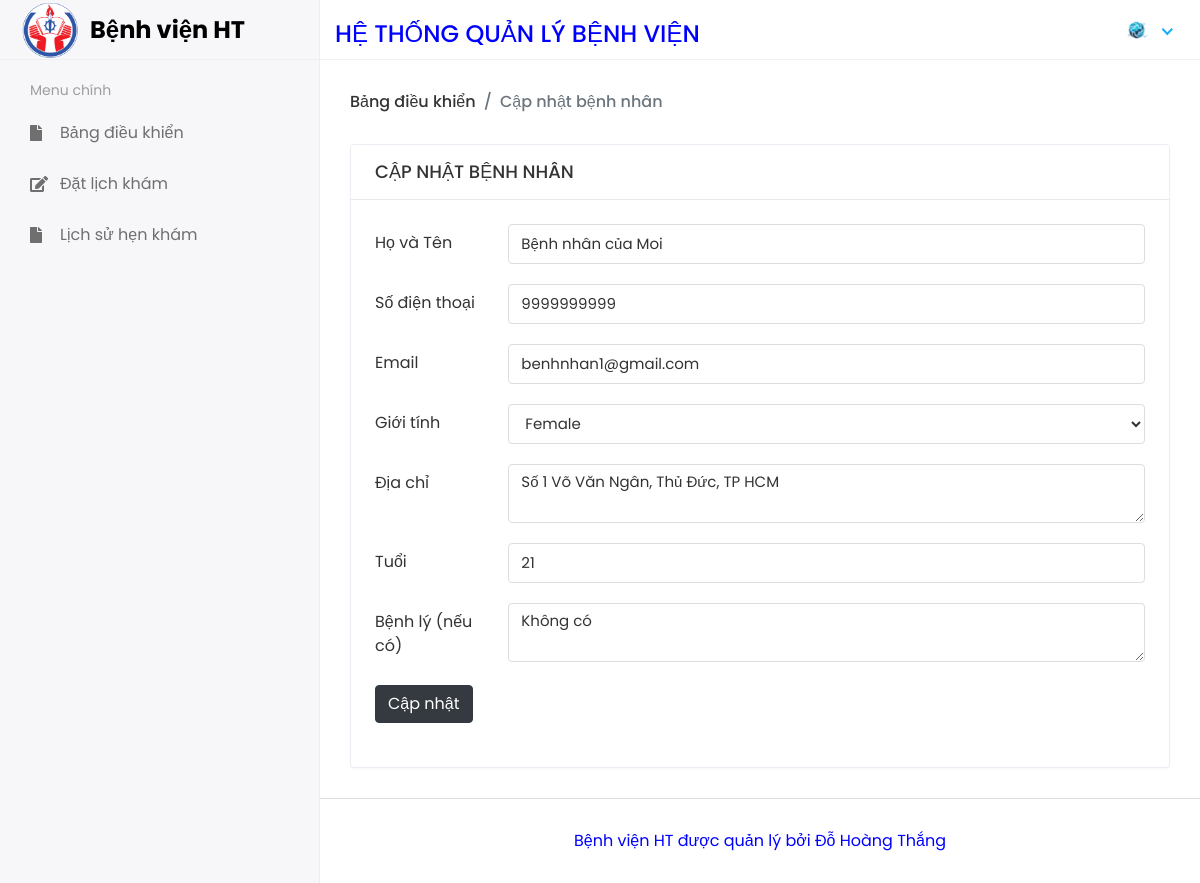
The app's page /Doctor/ViewPatient/1 (signed in) with its own data.
### hospital/models.py (models this page shows)
class CustomUser(AbstractUser):
    USER ={
        (1,'admin'),
        (2,'doc'),
    }
    user_type = models.CharField(choices=USER,max_length=50,default=1)
    profile_pic = models.ImageField(upload_to='media/profile_pic')

class AddPatient(models.Model):
    doctor_id = models.ForeignKey(DoctorReg, on_delete=models.CASCADE)
    name = models.CharField(max_length=250)
    mobilenumber = models.CharField(max_length=11, unique=True)
    email = models.EmailField(max_length=200)
    gender = models.CharField(max_length=100)
    address = models.TextField()
    age = models.IntegerField()
    medicalhistory = models.TextField()
    regdate_at = models.DateTimeField(auto_now_add=True)
    updated_at = models.DateTimeField(auto_now=True)

### hospital_management/docviews.py (the view)
# urls.py: path('Doctor/ViewPatient/<str:id>', docviews.View_Patient, name='viewpatient'),
@login_required(login_url='/')
def View_Patient(request,id):
    patient_data = AddPatient.objects.get(id =id)
    context = {
        "pd":patient_data,
    }
    return render(request,'doc/update_patient.html',context)

### templates/doc/update_patient.html (shortened to what this page needs)
{% extends 'base.html' %} {% block content %}
<div class="content container-fluid">
  {% if user.user_type == '1' %}
  <div class="page-header">
    <div class="row">
      <div class="col">
        <ul class="breadcrumb">
          <li class="breadcrumb-item">
            <a href="{% url 'admin_home' %}">Bảng điều khiển</a>
          </li>
          <li class="breadcrumb-item active">Cập nhật bệnh nhân</li>
        </ul>
      </div>
    </div>
  </div>
  {% else %}
  <div class="page-header">
    <div class="row">
      <div class="col">
        <ul class="breadcrumb">
          <li class="breadcrumb-item">
            <a href="{% url 'doctor_home' %}">Bảng điều khiển</a>
          </li>
          <li class="breadcrumb-item active">Cập nhật bệnh nhân</li>
        </ul>
      </div>
    </div>
  </div>
  {% endif %}
  <div class="row">
    <div class="col-lg-12">
      <div class="card">
        <div class="card-header">
          <h5 class="card-title">CẬP NHẬT BỆNH NHÂN</h5>
        </div>
        <div class="card-body">
          <form method="POST" action="{% url 'editpatient' %}">
            <div class="form-group row">
              <label class="col-form-label col-md-2">Họ và Tên</label>
              <div class="col-md-10">
                <input
                  type="text"
                  class="form-control"
                  name="name"
                  required="True"
                  value="{{pd.name}}"
                />
              </div>
            </div>
            <div class="form-group row">
              <label class="col-form-label col-md-2">Số điện thoại</label>
              <div class="col-md-10">
                <input
                  type="text"
                  class="form-control"
                  name="mobilenumber"
                  maxlength="10"
                  pattern="[0-9]+"
                  required="True"
                  value="{{pd.mobilenumber}}"
                />
              </div>
            </div>
            <div class="form-group row">
              <label class="col-form-label col-md-2">Email</label>
              <div class="col-md-10">
                <input
                  type="email"
                  class="form-control"
                  name="email"
                  required="True"
                  value="{{pd.email}}"
                />
              </div>
            </div>
            <div class="form-group row">
              <label class="col-form-label col-md-2">Giới tính</label>
              <div class="col-md-10">
                <select
                  id="gender"
                  class="form-control"
                  name="gender"
                  required="true"
                >
                  <option value="{{pd.gender}}">{{pd.gender}}</option>
                </select>
              </div>
            </div>
            <div class="form-group row">
              <label class="col-form-label col-md-2">Địa chỉ</label>
              <div class="col-md-10">
                <textarea class="form-control" name="address" required="True">
{{pd.address}}</textarea
                >
              </div>
            </div>
            <div class="form-group row">
              <label class="col-form-label col-md-2">Tuổi</label>
              <div class="col-md-10">
                <input
                  type="text"
                  class="form-control"
                  name="age"
                  required="True"
                  value="{{pd.age}}"
                />
              </div>
            </div>
            <div class="form-group row">
              <label class="col-form-label col-md-2">Bệnh lý (nếu có)</label>
              <div class="col-md-10">
                <textarea class="form-control" name="medhistory">
{{pd.medicalhistory}}</textarea
                >
              </div>
            </div>
            <div class="form-group row">
              <div class="col-sm-10">
                <button type="submit" class="btn btn-dark">Cập nhật</button>
              </div>
            </div>
          </form>
        </div>
      </div>
    </div>
  </div>
</div>
{% endblock %}

### templates/includes/header.html (shortened to what this page needs)
{% load static %} {% if user.user_type == '1' %}
<div class="header">
  <div class="header-left" style="padding-top: 20px; padding-bottom: 19px">
    <a href="{% url 'admin_home' %}">
      <img src="{% static 'assets/img/spkt.png'%}" width="60" height="60" />
    </a>
    <strong style="color: #000000; margin-left: 10px; font-size: 24px"
      >Bệnh viện HT</strong
    >
  </div>
  <div class="top-nav-search" style="padding-top: 20px; color: blue">
    <h4>HỆ THỐNG QUẢN LÝ BỆNH VIỆN</h4>
  </div>
  <a class="mobile_btn" id="mobile_btn">
    <i class="fas fa-bars"></i>
  </a>
  <ul class="nav user-menu">
    <li class="nav-item dropdown has-arrow">
      <a href="#" class="dropdown-toggle nav-link" data-toggle="dropdown">
        <span class="user-img"
          ><img class="rounded-circle" src="/{{user.profile_pic}}" width="31"
        /></span>
      </a>
      <div class="dropdown-menu">
        <div class="user-header">
          <div class="avatar avatar-sm">
            <img
              src="/{{user.profile_pic}}"
              alt="User Image"
              class="avatar-img rounded-circle"
            />
          </div>
          <div class="user-text">
            <h6>{{user.first_name}} {{user.last_name}}</h6>
            <p class="text-muted mb-0">Quản trị viên</p>
          </div>
        </div>
        <a class="dropdown-item" href="{% url 'profile' %}">Hồ sơ của tôi</a>
        <a class="dropdown-item" href="{% url 'change_password' %}">Cài đặt</a>
        <a class="dropdown-item" href="{% url 'logout' %}">Đăng xuất</a>
      </div>
    </li>
  </ul>
</div>
{% else %}
<div class="header">
  <div class="header-left" style="padding-top: 20px; padding-bottom: 19px">
    <a href="{% url 'doctor_home' %}">
      <img src="{% static 'assets/img/spkt.png'%}" width="60" height="60" />
    </a>
    <strong style="color: #000000; margin-left: 10px; font-size: 24px"
      >Bệnh viện HT</strong
    >
  </div>
  <div class="top-nav-search" style="padding-top: 20px; color: blue">
    <h4>HỆ THỐNG QUẢN LÝ BỆNH VIỆN</h4>
  </div>
  <ul class="nav user-menu">
    <li class="nav-item dropdown has-arrow">
      <a href="#" class="dropdown-toggle nav-link" data-toggle="dropdown">
        <span class="user-img"
          ><img
            class="rounded-circle"
            src="/{{user.profile_pic}}"
            width="31"
            alt="Ryan Taylor"
        /></span>
      </a>
    </li>
  </ul>
</div>
{% endif %}

### static/assets/css/style.css (style rules this page uses)
html { height: 100%; }
body { background-color: #fff; color: #333; font-family: "Poppins", sans-serif; font-size: 1rem; height: 100%; line-height: 1.5; overflow-x: hidden; }
h1, h2, h3, h4, h5, h6 { font-family: "Poppins", sans-serif; margin-top: 0; }
.form-control { border: 1px solid #ddd; box-shadow: none; color: #333; font-size: 15px; height: 40px; }
a { color: #009ce7; }
input, button, a { transition: all 0.4s ease; -moz-transition: all 0.4s ease; -o-transition: all 0.4s ease; -ms-transition: all 0.4s ease; -webkit-transition: all 0.4s ease; }
input, input:focus, button, button:focus { outline: none; }
input[type="text"], input[type="password"] { -webkit-appearance: none; -moz-appearance: none; appearance: none; }
textarea.form-control { resize: vertical; }
.form-group { margin-bottom: 1.25rem; }
ul, ol { padding: 0px; list-style: none; }
.card { border: 1px solid #ececf5; box-shadow: 0 1px 3px 0 rgba(0, 0, 0, 0.03); margin-bottom: 1.875rem; }
.card-body { padding: 1.5rem; }
.card-header { border-bottom: 1px solid #e6e6e6; padding: 1rem 1.5rem; }
.card .card-header { background-color: #fff; border-bottom: 1px solid #eaeaea; }
.card .card-header .card-title { margin-bottom: 0; font-size: 18px; }
.header { background-color: #fff; border-bottom: 1px solid #f3f3f4; left: 0; position: fixed; right: 0; top: 0; z-index: 1001; height: 60px; }
.header .header-left { float: left; height: 60px; padding: 0 20px; position: relative; width: 320px; z-index: 1; transition: all 0.2s ease-in-out; background-color: #f7f7fa; border-bottom: 1px solid #efefef; border-right: 1px solid #ececf5; display: flex; align-items: center; }
.header .dropdown-toggle:after { display: none; }
.header .has-arrow .dropdown-toggle:after { border-top: 0; border-left: 0; border-bottom: 2px solid #18aefa; border-right: 2px solid #18aefa; content: ""; height: 8px; display: inline-block; pointer-events: none; -webkit-transform-origin: 66% 66%; -ms-transform-origin: 66% 66%; transform-origin: 66% 66%; -webkit-transform: rotate(45deg); -ms-transform: rotate(45deg); transform: rotate(45deg); -webkit-transition: all 0.15s ease-in-out; transition: all 0.15s ease-in-out; width: 8px; vertical-align: 0px; }
.user-menu { float: right; margin: 0; position: relative; z-index: 99; padding-right: 15px; }
.user-menu.nav > li > a { color: #a0a0a0; font-size: 14px; line-height: 58px; padding: 0 15px; height: 60px; }
.user-img { margin-right: 3px; position: relative; }
.top-nav-search { float: left; margin-left: 15px; }
.page-wrapper > .content { padding: 1.875rem 1.875rem 0; }
.page-header { margin-bottom: 1.875rem; }
.page-header .breadcrumb { background-color: transparent; color: #6c757d; font-size: 1rem; font-weight: 500; margin-bottom: 0; padding: 0; }
.page-header .breadcrumb a { color: #333; }

### records on screen
CustomUser: profile_pic (picture)
AddPatient: name "Bệnh nhân của Moi", mobilenumber "9999999999", email "benhnhan1@gmail.com", gender "Female", address "Số 1 Võ Văn Ngân, Thủ Đức, TP HCM", age "21", medhistory "Không có"
